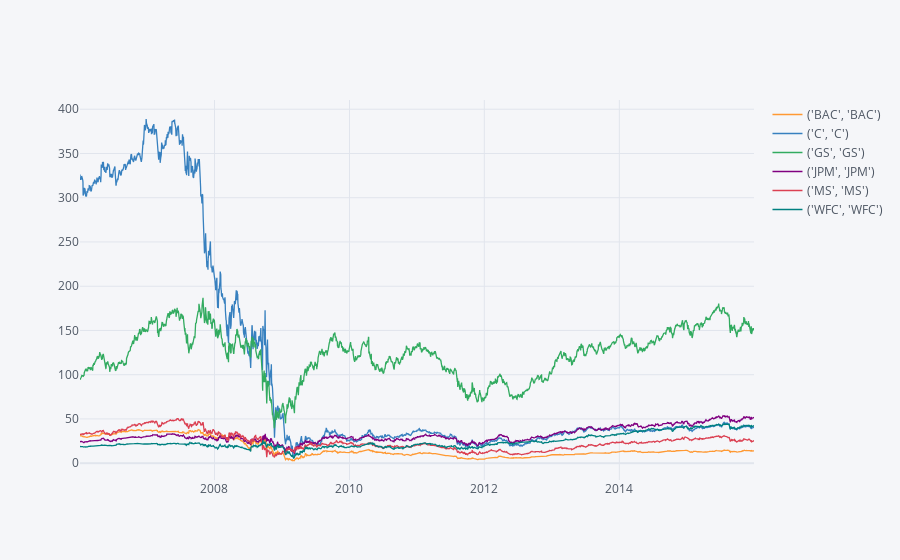

Write notebook code for a chart like this one.
### Code cell
# plotly
bank_stocks.xs(key='Close',axis=1,level='Stock Info').iplot()

### Figure 1 — Plotly figure (JSON) as saved in the notebook; plotly's stock layout.template omitted (floating-point values rounded to 4 significant figures; data arrays with more than 128 entries replaced by an {"elided": "..."} marker saying what was removed)
{"data": [{"line": {"color": "rgba(255, 153, 51, 1.0)", "dash": "solid", "shape": "linear", "width": 1.3}, "mode": "lines", "name": "('BAC', 'BAC')", "text": "", "type": "scatter", "x": {"elided": "2517 str values"}, "y": {"elided": "2517 float values"}}, {"line": {"color": "rgba(55, 128, 191, 1.0)", "dash": "solid", "shape": "linear", "width": 1.3}, "mode": "lines", "name": "('C', 'C')", "text": "", "type": "scatter", "x": {"elided": "2517 str values"}, "y": {"elided": "2517 float values"}}, {"line": {"color": "rgba(50, 171, 96, 1.0)", "dash": "solid", "shape": "linear", "width": 1.3}, "mode": "lines", "name": "('GS', 'GS')", "text": "", "type": "scatter", "x": {"elided": "2517 str values"}, "y": {"elided": "2517 float values"}}, {"line": {"color": "rgba(128, 0, 128, 1.0)", "dash": "solid", "shape": "linear", "width": 1.3}, "mode": "lines", "name": "('JPM', 'JPM')", "text": "", "type": "scatter", "x": {"elided": "2517 str values"}, "y": {"elided": "2517 float values"}}, {"line": {"color": "rgba(219, 64, 82, 1.0)", "dash": "solid", "shape": "linear", "width": 1.3}, "mode": "lines", "name": "('MS', 'MS')", "text": "", "type": "scatter", "x": {"elided": "2517 str values"}, "y": {"elided": "2517 float values"}}, {"line": {"color": "rgba(0, 128, 128, 1.0)", "dash": "solid", "shape": "linear", "width": 1.3}, "mode": "lines", "name": "('WFC', 'WFC')", "text": "", "type": "scatter", "x": {"elided": "2517 str values"}, "y": {"elided": "2517 float values"}}], "layout": {"legend": {"bgcolor": "#F5F6F9", "font": {"color": "#4D5663"}}, "paper_bgcolor": "#F5F6F9", "plot_bgcolor": "#F5F6F9", "title": {"font": {"color": "#4D5663"}}, "xaxis": {"gridcolor": "#E1E5ED", "showgrid": true, "tickfont": {"color": "#4D5663"}, "title": {"font": {"color": "#4D5663"}, "text": ""}, "zerolinecolor": "#E1E5ED"}, "yaxis": {"gridcolor": "#E1E5ED", "showgrid": true, "tickfont": {"color": "#4D5663"}, "title": {"font": {"color": "#4D5663"}, "text": ""}, "zerolinecolor": "#E1E5ED"}}}
